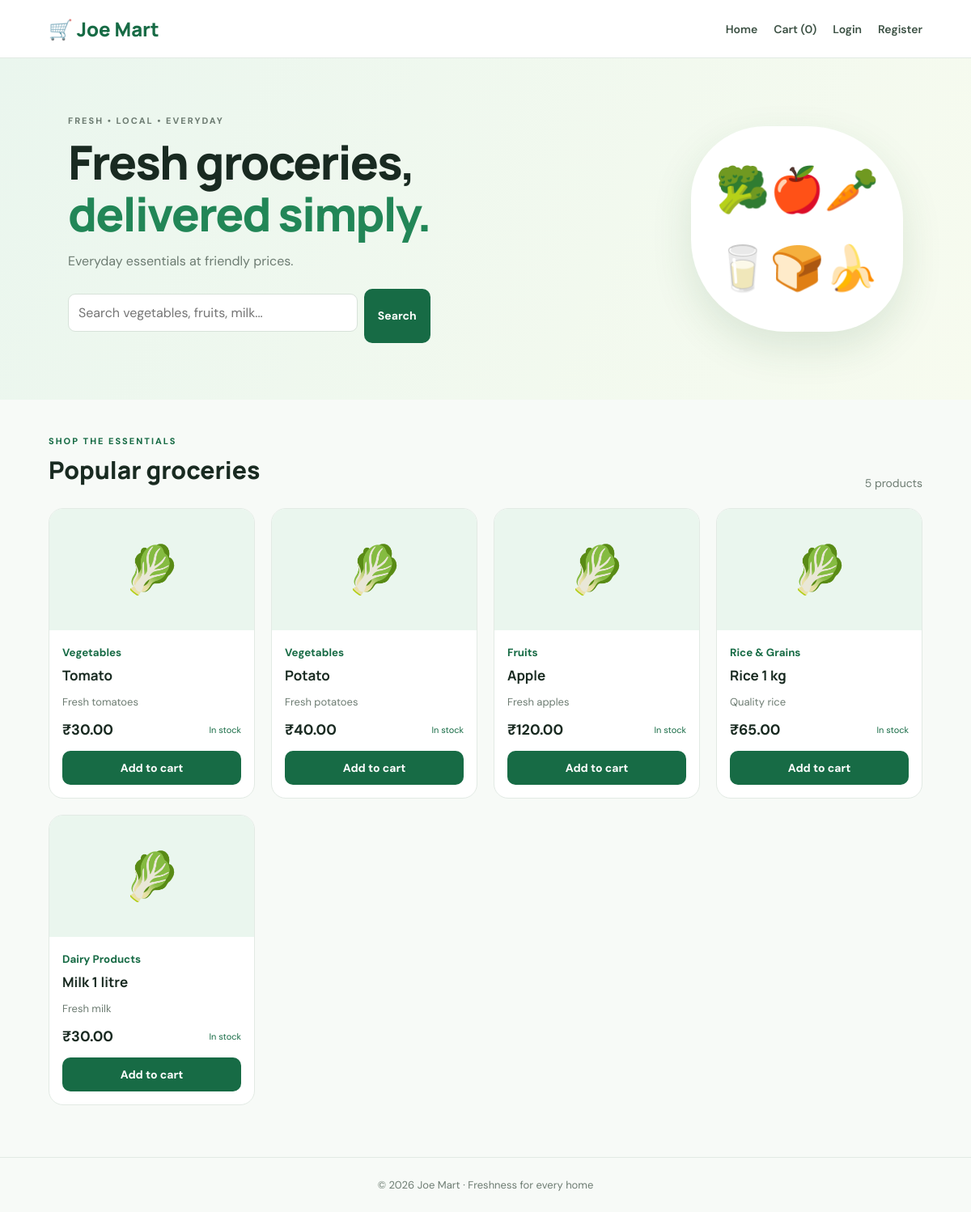
The page / on the database its author committed.
### tables this page shows
CREATE TABLE IF NOT EXISTS products (
  id INT AUTO_INCREMENT PRIMARY KEY,
  seller_id INT NULL,
  category_id INT NULL,
  name VARCHAR(150) NOT NULL,
  description TEXT,
  price DECIMAL(10,2) NOT NULL,
  stock INT NOT NULL DEFAULT 0,
  image_url VARCHAR(500) NULL,
  created_at TIMESTAMP DEFAULT CURRENT_TIMESTAMP,
  CONSTRAINT fk_product_seller FOREIGN KEY (seller_id) REFERENCES users(id) ON DELETE SET NULL,
  CONSTRAINT fk_product_category FOREIGN KEY (category_id) REFERENCES categories(id) ON DELETE SET NULL
);

CREATE TABLE IF NOT EXISTS categories (
  id INT AUTO_INCREMENT PRIMARY KEY,
  name VARCHAR(100) NOT NULL UNIQUE
);

### config.php (called while the page is built, shortened)
<?php
function e(?string $value): string {
    return htmlspecialchars($value ?? '', ENT_QUOTES, 'UTF-8');
}
function money($amount): string {
    return '₹' . number_format((float)$amount, 2);
}

### index.php (the view, shortened to what this page needs)
<?php
require __DIR__ . '/config.php';
$q = trim($_GET['q'] ?? '');
$sql = "SELECT p.*, c.name AS category FROM products p LEFT JOIN categories c ON c.id=p.category_id";
$params = [];
$sql .= " ORDER BY p.created_at DESC";
$stmt = $pdo->prepare($sql);
$stmt->execute($params);
$products = $stmt->fetchAll();
?>
<!doctype html><html lang="en"><head><meta charset="utf-8"><meta name="viewport" content="width=device-width,initial-scale=1"><title>Joe Mart | Fresh Groceries</title><link rel="stylesheet" href="style.css"></head><body>
<header class="topbar"><a class="brand" href="index.php">🛒 Joe Mart</a><nav><a href="index.php">Home</a><a href="cart.php">Cart (<?= array_sum($_SESSION['cart'] ?? []) ?>)</a><?php if (!empty($_SESSION['user'])): ?><a href="orders.php">My Orders</a><a href="dashboard.php">Dashboard</a><a href="logout.php">Logout</a><?php else: ?><a href="login.php">Login</a><a href="register.php">Register</a><?php endif; ?></nav></header>
<section class="hero"><div><p class="eyebrow">FRESH • LOCAL • EVERYDAY</p><h1>Fresh groceries,<br><span>delivered simply.</span></h1><p>Everyday essentials at friendly prices.</p><form class="search" method="get"><input name="q" placeholder="Search vegetables, fruits, milk..." value="<?= e($q) ?>"><button>Search</button></form></div><div class="hero-art">🥦🍎🥕<br>🥛🍞🍌</div></section>
<main class="container"><div class="section-heading"><div><p class="eyebrow">SHOP THE ESSENTIALS</p><h2><?= $q !== '' ? 'Search results' : 'Popular groceries' ?></h2></div><span><?= count($products) ?> products</span></div>
<div class="products"><?php foreach ($products as $p): ?><article class="product-card"><div class="product-image"><?php if (!empty($p['image_url'])): ?><img src="<?= e($p['image_url']) ?>" alt="<?= e($p['name']) ?>"><?php else: ?><span>🥬</span><?php endif; ?></div><div class="product-info"><small><?= e($p['category'] ?? 'Grocery') ?></small><h3><?= e($p['name']) ?></h3><p class="muted"><?= e($p['description'] ?? '') ?></p><div class="product-bottom"><strong><?= money($p['price']) ?></strong><span class="stock"><?= (int)$p['stock'] > 0 ? 'In stock' : 'Out of stock' ?></span></div><form action="cart.php" method="post"><input type="hidden" name="csrf" value="<?= e($_SESSION['csrf']) ?>"><input type="hidden" name="product_id" value="<?= (int)$p['id'] ?>"><input type="hidden" name="action" value="add"><button class="btn full" <?= (int)$p['stock'] < 1 ? 'disabled' : '' ?>>Add to cart</button></form></div></article><?php endforeach; ?></div>
<?php if (!$products): ?><p class="empty">No products found. Try another search.</p><?php endif; ?></main><footer>© <?= date('Y') ?> Joe Mart · Freshness for every home</footer></body></html>

### style.css (style rules this page uses)
:root { --green:#176b45;--green2:#228657;--mint:#eaf6ee;--ink:#192a21;--muted:#6d7c72;--line:#e2eae4;--bg:#f7faf7;--white:#fff;--orange:#f5a623 }
* { box-sizing:border-box }
body { margin:0;background:var(--bg);color:var(--ink);font-family:'DM Sans',sans-serif }
a { color:var(--green);text-decoration:none }
.topbar { height:auto;min-height:72px;padding:16px max(5vw,20px);display:flex;align-items:center;justify-content:space-between;gap:20px;background:#fff;border-bottom:1px solid var(--line);position:sticky;top:0;z-index:5 }
.brand { font:800 24px Manrope,sans-serif;color:var(--green);white-space:nowrap }
.topbar nav { display:flex;gap:20px;align-items:center;flex-wrap:wrap }
.topbar nav a { font-size:14px;font-weight:600;color:#3c5144 }
.hero { background:linear-gradient(115deg,#eaf6ee,#f7fbef);padding:70px max(7vw,24px);display:flex;align-items:center;justify-content:space-between;gap:32px;min-height:350px }
.hero h1 { font:800 clamp(36px,5vw,58px)/1.1 Manrope,sans-serif;letter-spacing:-2px;margin:12px 0 }
.hero h1 span { color:var(--green2) }
.hero p { color:var(--muted) }
.eyebrow { font-size:11px;letter-spacing:2px;font-weight:800;color:var(--green);margin:0 0 8px }
.hero-art { font-size:54px;line-height:1.8;background:#fff;border-radius:35% 45% 35% 45%;padding:30px;box-shadow:0 20px 50px #245c3020 }
.search { display:flex;max-width:520px;margin-top:24px;gap:8px }
.search input { flex:1 }
.container { width:min(1160px,90%);margin:0 auto }
.section-heading { display:flex;align-items:end;justify-content:space-between;margin:44px 0 22px }
.section-heading h2,.page h1 { font:800 30px Manrope,sans-serif;margin:5px 0 }
.section-heading>span { color:var(--muted);font-size:14px }
.products { display:grid;grid-template-columns:repeat(4,minmax(0,1fr));gap:20px;margin-bottom:64px }
.product-card,.panel,.auth-card,.dash-card { background:#fff;border:1px solid var(--line);border-radius:18px;overflow:hidden }
.product-card { transition:transform .15s,box-shadow .15s }
.product-image { height:150px;background:var(--mint);display:grid;place-items:center;font-size:58px }
.product-info { padding:16px }
.product-info small { color:var(--green);font-weight:700 }
.product-info h3 { margin:7px 0;font:700 17px Manrope,sans-serif }
.muted { color:var(--muted);font-size:13px }
.product-bottom { display:flex;justify-content:space-between;align-items:center;margin:14px 0 }
.product-bottom strong { font-size:18px }
.stock { font-size:11px;color:var(--green) }
button,.btn { border:0;border-radius:10px;background:var(--green);color:#fff;padding:12px 17px;font:700 14px 'DM Sans',sans-serif;cursor:pointer;display:inline-block;text-align:center }
.full { width:100% }
input,textarea,select { width:100%;border:1px solid #d7e2d9;border-radius:9px;padding:12px;font:inherit;color:var(--ink);background:#fff;margin:6px 0 14px }
footer { text-align:center;padding:25px;color:var(--muted);font-size:13px;border-top:1px solid var(--line) }

### rows shown on the page
products: category.name "Vegetables", name "Tomato", description "Fresh tomatoes", price "₹30.00", stock "In stock"
products: category.name "Vegetables", name "Potato", description "Fresh potatoes", price "₹40.00", stock "In stock"
products: category.name "Fruits", name "Apple", description "Fresh apples", price "₹120.00", stock "In stock"
products: category.name "Rice & Grains", name "Rice 1 kg", description "Quality rice", price "₹65.00", stock "In stock"
products: category.name "Dairy Products", name "Milk 1 litre", description "Fresh milk", price "₹30.00", stock "In stock"

### other values the page prints
array_sum($_SESSION['cart'] ?? []) "0"
count($products) "5"
